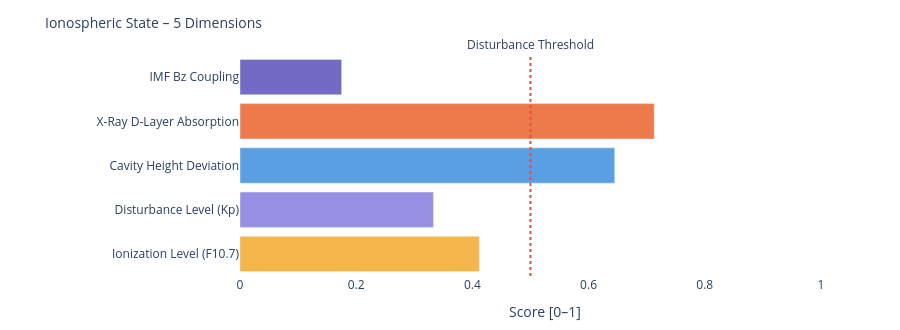

This figure's notebook cell:
### Markdown cell above
---
### 📐 Systemic Insight: Geometric Cavity vs. Real Schumann Resonance

**Relevant for:** Layer 6 = delta analysis &nbsp;|&nbsp; Layer 7 = feature vector / system interpretation

A cavity height change from 80 km to 70 km shifts the **idealized geometric frequencies** only minimally:

| Modus | Aktuell | Referenz | Δ |
|-------|---------|----------|---|
| SR-1 | 10.4762 Hz | 10.4599 Hz | +16 mHz |
| SR-2 | 18.1452 Hz | 18.1171 Hz | +28 mHz |
| SR-3 | 25.6612 Hz | 25.6215 Hz | +40 mHz |
| SR-4 | 33.1285 Hz | 33.0772 Hz | +51 mHz |

The geometric effect is limited because 10 km is very small compared to Earth's radius (~6371 km).

**Consequence:** Real Schumann deviations are likely driven more strongly by **conductivity, damping, day/night structure, lightning distribution and source geometry** than by pure cavity height.

---

**Layer 6 compares:**
```
geometric Δ from Layer 4  vs.  observed Δ from real Schumann measurement data
```

**Layer 7 Feature:**
```
If real Δ >> geometric Δ  →  non-geometric factors dominant
```

### Code cell
# ============================================================
# IONOSPHERIC STATE – Summary gauge
# Five dimensions: ionization, disturbance, cavity height, X-Ray, Bz coupling
# ============================================================

def norm(v, lo, hi):
    if v is None: return None
    return round(max(0.0, min(1.0, (v - lo) / (hi - lo))), 3)

# Ionization level (F10.7 → F2-Layer)
ioniz = norm(f107_val, 60, 250)

# Disturbance level (Kp → E/F-Layer irregularities)
disturb = norm(kp_val, 0, 9)

# Cavity height deviation from reference (80 km)
h_dev = norm(abs(h_eff - 80), 0, 20)

# X-Ray ionization (D-Layer absorption)
xray_ioniz = None
if xray_now is not None:
    xray_ioniz = norm(math.log10(max(xray_now, 1e-9)) + 9, 0, 5)

# Bz coupling (southward Bz → stronger magnetosphere-ionosphere coupling)
bz_coupling = norm(-(bz_now or 0), -5, 30) if bz_now is not None else None

dims = [
    ('Ionization Level (F10.7)',    ioniz,      '#F2A623'),
    ('Disturbance Level (Kp)',      disturb,    '#7F77DD'),
    ('Cavity Height Deviation',     h_dev,      '#378ADD'),
    ('X-Ray D-Layer Absorption',    xray_ioniz, '#E85D24'),
    ('IMF Bz Coupling',             bz_coupling,'#534AB7'),
]

fig = go.Figure()
for name, val, col in dims:
    if val is not None:
        h = int(val * 20)
        bar = '█' * h + '░' * (20 - h)
        label = f'{name}:  {bar}  {val:.3f}'
    else:
        label = f'{name}:  {"─" * 20}  n/a'
    fig.add_trace(go.Bar(
        x=[val if val is not None else 0],
        y=[name],
        orientation='h',
        marker_color=col, opacity=0.82,
        showlegend=False
    ))

fig.add_vline(x=0.5, line_dash='dot', line_color='#e74c3c',
              annotation_text='Disturbance Threshold', annotation_position='top')
fig.update_layout(
    title=dict(text='Ionospheric State – 5 Dimensions', font=dict(size=14)),
    xaxis=dict(title='Score [0–1]', range=[0, 1.05]),
    height=330, plot_bgcolor='rgba(0,0,0,0)', paper_bgcolor='rgba(0,0,0,0)',
    margin=dict(l=240, r=50, t=55, b=40)
)
fig.show()

print(f'\nIonospheric state:')
for name, val, _ in dims:
    print(f'  {name:<35} {val:.3f}' if val is not None else f'  {name:<35} n/a')

### Figure 1 — Plotly figure (JSON) as saved in the notebook; plotly's stock layout.template omitted (floating-point values rounded to 4 significant figures)
{"data": [{"marker": {"color": "#F2A623"}, "opacity": 0.82, "orientation": "h", "showlegend": false, "type": "bar", "x": [0.412], "y": ["Ionization Level (F10.7)"]}, {"marker": {"color": "#7F77DD"}, "opacity": 0.82, "orientation": "h", "showlegend": false, "type": "bar", "x": [0.333], "y": ["Disturbance Level (Kp)"]}, {"marker": {"color": "#378ADD"}, "opacity": 0.82, "orientation": "h", "showlegend": false, "type": "bar", "x": [0.645], "y": ["Cavity Height Deviation"]}, {"marker": {"color": "#E85D24"}, "opacity": 0.82, "orientation": "h", "showlegend": false, "type": "bar", "x": [0.713], "y": ["X-Ray D-Layer Absorption"]}, {"marker": {"color": "#534AB7"}, "opacity": 0.82, "orientation": "h", "showlegend": false, "type": "bar", "x": [0.175], "y": ["IMF Bz Coupling"]}], "layout": {"annotations": [{"showarrow": false, "text": "Disturbance Threshold", "x": 0.5, "xanchor": "center", "xref": "x", "y": 1, "yanchor": "bottom", "yref": "y domain"}], "height": 330, "margin": {"b": 40, "l": 240, "r": 50, "t": 55}, "paper_bgcolor": "rgba(0,0,0,0)", "plot_bgcolor": "rgba(0,0,0,0)", "shapes": [{"line": {"color": "#e74c3c", "dash": "dot"}, "type": "line", "x0": 0.5, "x1": 0.5, "xref": "x", "y0": 0, "y1": 1, "yref": "y domain"}], "title": {"font": {"size": 14}, "text": "Ionospheric State – 5 Dimensions"}, "xaxis": {"range": [0, 1.05], "title": {"text": "Score [0–1]"}}}}
